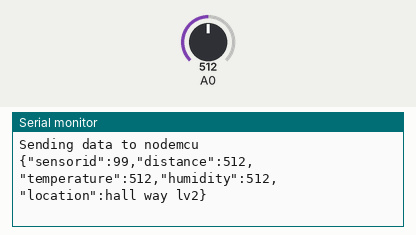
Bench run of a sketch on a simulated Arduino Uno, built with avr-gcc and run on an emulated ATmega328P. Parts: the last lines printed to the serial monitor. The inputs (shaded band) are chosen by the test bench; at power-on: A0 = 512.

Above: at 5.8 s.
5.9 s: A0 set to 716
At 10.5 s:
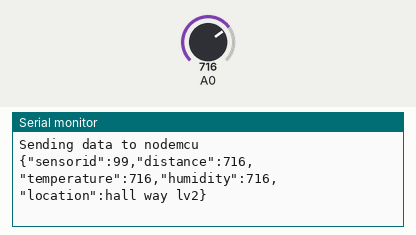
11.9 s: A0 set to 900
At 15.9 s:
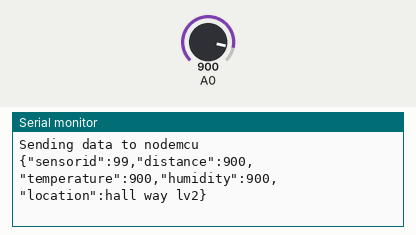
Timing chart, 0 to 17.4 s (numbered marks = the images above; inputs shaded):
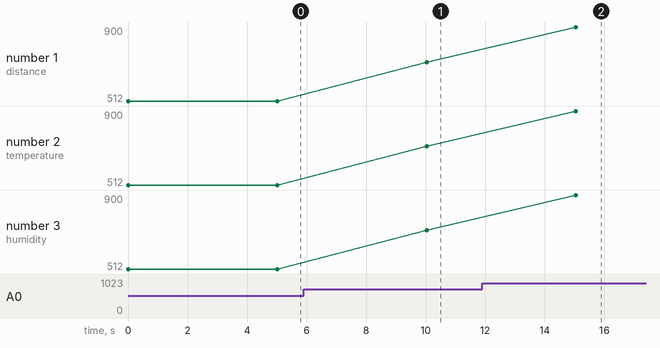

The sketch:

Arduino_ESP32.ino
```cpp
int id=99;
#include <SoftwareSerial.h>

SoftwareSerial sw(0, 3); // RX, TX

void setup() {
 Serial.begin(115200);
 Serial.println("Interfacfing arduino with nodemcu");
 sw.begin(115200);
}

void loop() {
 Serial.println("Sending data to nodemcu");
 int adc=analogRead(A0);
 String location = "hall way lv2";

 sw.print("{\"sensorid\":");
 sw.print(id);//sensor id
 sw.print(",");
 sw.print("\"distance\":");
 sw.print(adc);//offset
 sw.print(",");
  sw.print("\"temperature\":");
 sw.print(adc);//offset
 sw.print(",");
  sw.print("\"humidity\":");
 sw.print(adc);//offset
 sw.print(",");
 sw.print("\"location\":");
 sw.print(location);
 sw.print("}");
 sw.println();

 Serial.print("{\"sensorid\":");
 Serial.print(id);//sensor id
 Serial.print(",");
 Serial.print("\"distance\":");
 Serial.print(adc);//
 Serial.print(",");
 Serial.print("\"temperature\":");
 Serial.print(adc);//
 Serial.print(",");
 Serial.print("\"humidity\":");
 Serial.print(adc);//
 Serial.print(",");
 Serial.print("\"location\":");
 Serial.print(location);
 Serial.print("}");
 Serial.println();
 delay(5000);
}
```

Measured:
- after the input at 5.9 s, the serial monitor: prints a new line after 4.1 s (image 1)
- after the input at 11.9 s, the serial monitor: prints a new line after 3.1 s (image 2)
- plotted number 1: 512 → 716 after the input at 5.9 s, 716 → 900 after the input at 11.9 s
- plotted number 2: 512 → 716 after the input at 5.9 s, 716 → 900 after the input at 11.9 s
- plotted number 3: 512 → 716 after the input at 5.9 s, 716 → 900 after the input at 11.9 s
